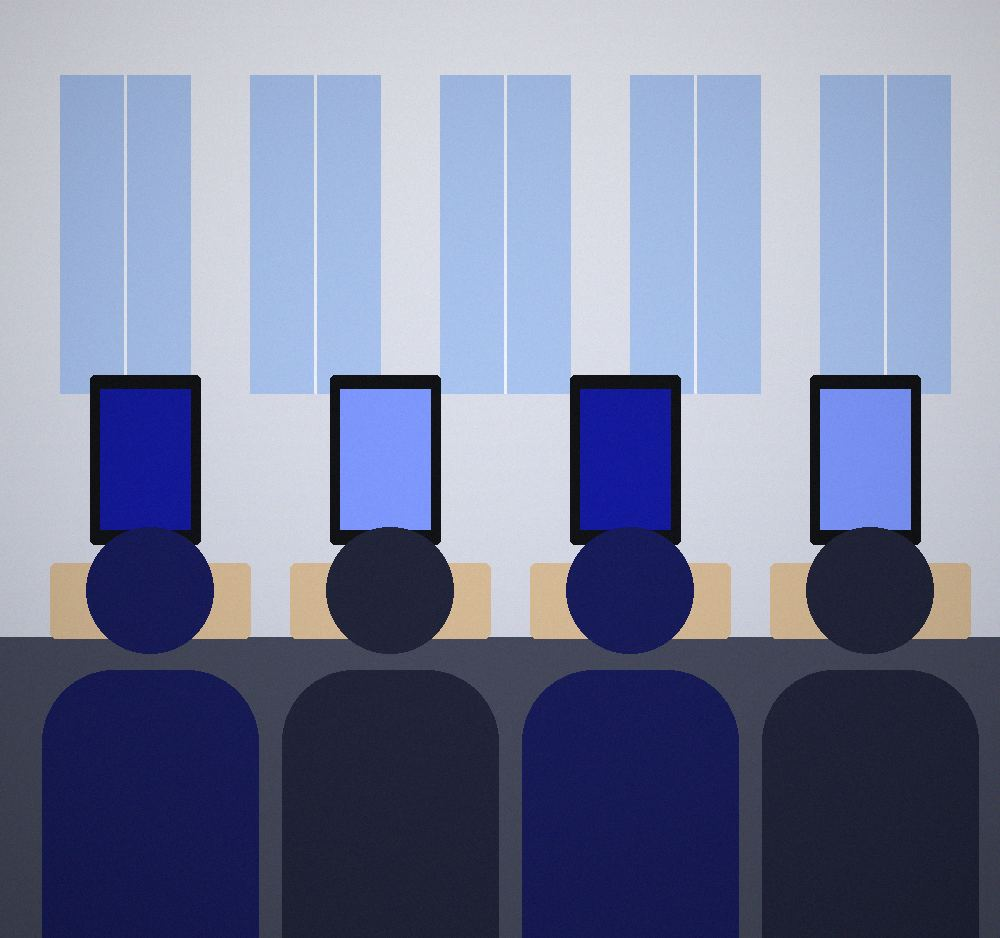
#> input picture documents/assets/photo-brainstorm.jpg, 1000 x 938 px
$ python -i make_banner.py   (imports and definitions only)
#> lines starting #> are read from the running program, lines starting #| are printed output that depends on the picture
#!/usr/bin/env python3
"""Animated email banner from a small job file.

Colours, fonts and logos come from brand/brand.json. The words, the photo and the output name come
from a job file (see jobs/). Paths in a job are relative to the repository root.

    python marketing/email-banner/make_banner.py marketing/email-banner/jobs/demo-night.json

The banner shows:

    LINE 1 of scene 1             YOU BUILT IT.
    BEFORE + VERB + AFTER         NOW SHOW IT. -> NOW DEMO IT. -> ...
    then scene 2 rolls in         ONE TABLE. / REAL USERS. and back to the start

Three rules keep it safe in real inboxes:
1. The FIRST frame is the finished picture. Older Outlook shows only the first frame.
2. Nothing a reader needs is only in the picture: dates, place and links are in the email text.
3. The file stays small: one shared palette, the photo dithered once, and later frames store only
   the rolling words and the dot.
"""
import argparse
import json
import math
import pathlib
import sys

from PIL import Image, ImageChops, ImageDraw, ImageEnhance, ImageFont

sys.path.insert(0, str(pathlib.Path(__file__).resolve().parents[2] / 'brand'))
import brand  # noqa: E402

ROOT = brand.ROOT

W, H = 1200, 400              # shown at 600 x 200 in the email
SS = 2                        # drawn at twice that size, then reduced, for clean edges
PANEL = 620                   # the photo fills x 0..620 and fades into ink over its last 230 px
X0 = 652                      # left edge of the words
MAX_W = W - 48 - X0           # the words never reach the photo, so they always sit on flat ink

# Set by setup() from the brand and the job.
INK = PAPER = WHITE = ACCENT = BRAND = CORAL = MUTED = None
BC800 = DM700 = LOGO = MARK = PHOTO = None
JOB = {}


# [10 lines left out: function setup, not called in this run]


def scene1(verb):
    s1 = JOB['scene1']
    return [(s1['line1'], PAPER)], [(s1['line2_before'], PAPER), (verb, ACCENT), (s1['line2_after'], PAPER)]


def scene2():
    s2 = JOB['scene2']
    return [(s2['line1'], PAPER)], [(s2['line2'], ACCENT)]


def s(v):
    return int(round(v * SS))


def font(path, size):
    return ImageFont.truetype(str(path), s(size))


# [63 lines left out: functions text_sprite, word, faded, photo_ground, not called in this run]


def chrome(im):
    """Logo lockup top left, partner mark top right, photo credit bottom left."""
    over = Image.new('RGBA', im.size, (0, 0, 0, 0))
    d = ImageDraw.Draw(over)
    logo = Image.open(LOGO).convert('RGBA')
    lw, top = 150, 28
    lh = lw * logo.height / logo.width
    over.alpha_composite(logo.resize((s(lw), s(lh)), Image.LANCZOS), (s(48), s(top)))
    dx = 48 + lw + 20
    d.line([(s(dx), s(top + lh - 4)), (s(dx + 12), s(top + 4))], fill=MUTED + (150,), width=s(1.4))
    tx = dx + 27
    over.alpha_composite(text_sprite([(JOB['lockup']['small'], PAPER)], DM700, 10, 0.4), (s(tx), s(top + lh * 0.24)))
    over.alpha_composite(text_sprite([(JOB['lockup']['big'], PAPER)], BC800, 21), (s(tx), s(top + lh * 0.50)))
    mark_img = Image.open(MARK).convert('RGBA')
    mark_h = 54
    ratio = mark_img.width / mark_img.height
    mark = mark_img.resize((s(mark_h * ratio), s(mark_h)), Image.LANCZOS)
    mx = W - 48 - mark_h * ratio
    over.alpha_composite(mark, (s(mx), s(top + lh / 2 - mark_h / 2)))
    if JOB['partner_mark'].get('label'):
        lab = text_sprite([(JOB['partner_mark']['label'], PAPER)], DM700, 9, 1.6)
        over.alpha_composite(lab, (s(mx - 14) - lab.width, int(s(top + lh / 2) - lab.height / 2)))
    if JOB.get('photo_credit'):
        credit = faded(text_sprite([(JOB['photo_credit'], PAPER)], DM700, 10, 1.2), 0.72)
        over.alpha_composite(credit, (s(48), s(H - 22) - credit.height))
    im.alpha_composite(over)


# ------------------------------------------------------------------ the words
# [32 lines left out: functions layout, static_frame, not called in this run]


def dot_centre(L):
    return X0 + 7, L['y_eb'] + L['eyebrow'].height / SS / 2


# [9 lines left out: function line_sprite, not called in this run]


def ease_out(t):
    return 1 - (1 - min(1.0, max(0.0, t))) ** 3


# [165 lines left out: functions roll_line, roll_verb, draw_dynamic, dynamic_boxes, timeline, palette_for and 3 more, not called in this run]


# [2 lines not run here, left out]

>>> import cv2
>>> picture = cv2.imread('../../documents/assets/photo-brainstorm.jpg', cv2.IMREAD_GRAYSCALE)
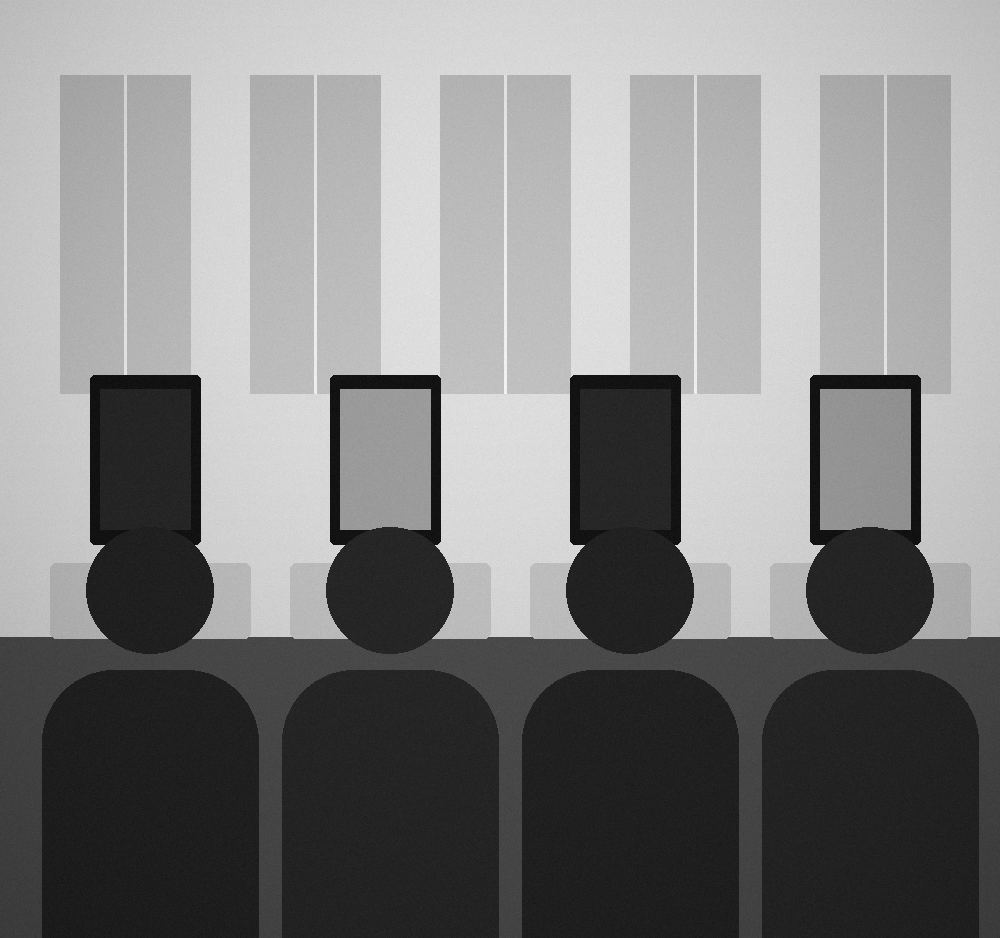
#> picture: shape (938, 1000); min 0, max 250, mean 129.1
#> (the run stopped early here; a loop or call above may not have finished)

$ run again, on documents/assets/photo-team.jpg
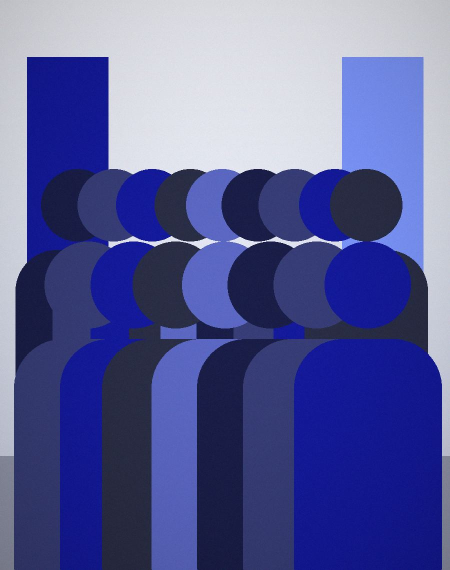
#> input picture documents/assets/photo-team.jpg, 900 x 1140 px (shown at 1/2 size)
#> `picture = cv2.imread('../../documents/assets/photo-brainstorm.jpg', cv..`:
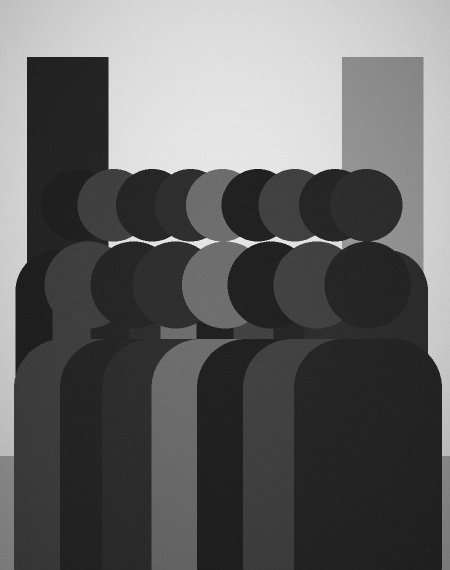
#> picture: shape (1140, 900) (shown at 1/2 size); min 4, max 255, mean 99.4
